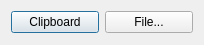
<?xml version="1.0" encoding="UTF-8"?>
<ui version="4.0">
 <class>SaveScreenshot</class>
 <widget class="QDialog" name="SaveScreenshot">
  <property name="geometry">
   <rect>
    <x>0</x>
    <y>0</y>
    <width>204</width>
    <height>45</height>
   </rect>
  </property>
  <property name="windowTitle">
   <string>Save to</string>
  </property>
  <layout class="QGridLayout" name="gridLayout">
   <item row="0" column="0">
    <widget class="QPushButton" name="pushButton">
     <property name="text">
      <string>Clipboard</string>
     </property>
    </widget>
   </item>
   <item row="0" column="1">
    <widget class="QPushButton" name="pushButton_2">
     <property name="text">
      <string>File...</string>
     </property>
    </widget>
   </item>
  </layout>
 </widget>
 <resources/>
 <connections>
  <connection>
   <sender>pushButton</sender>
   <signal>clicked()</signal>
   <receiver>SaveScreenshot</receiver>
   <slot>slotClipboard()</slot>
   <hints>
    <hint type="sourcelabel">
     <x>56</x>
     <y>25</y>
    </hint>
    <hint type="destinationlabel">
     <x>56</x>
     <y>123</y>
    </hint>
   </hints>
  </connection>
  <connection>
   <sender>pushButton_2</sender>
   <signal>clicked()</signal>
   <receiver>SaveScreenshot</receiver>
   <slot>slotFile()</slot>
   <hints>
    <hint type="sourcelabel">
     <x>144</x>
     <y>19</y>
    </hint>
    <hint type="destinationlabel">
     <x>155</x>
     <y>157</y>
    </hint>
   </hints>
  </connection>
 </connections>
 <slots>
  <slot>slotClipboard()</slot>
  <slot>slotFile()</slot>
 </slots>
</ui>
